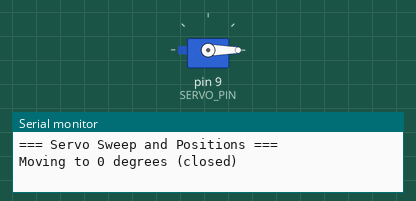
Recording of a sketch running on a simulated Arduino Uno, built with avr-gcc and run on an emulated ATmega328P. Shown: servo, the last lines printed to the serial monitor.

Above: at 0.55 s.
At 2.65 s:
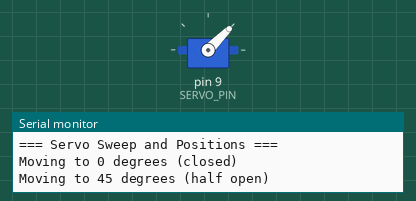
At 4.75 s:
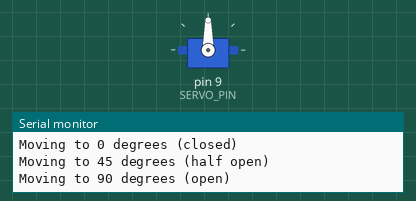
At 8.95 s:
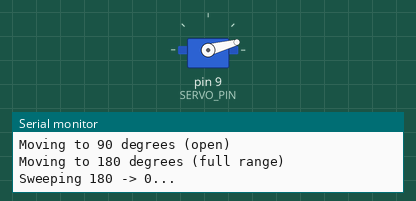
Timing chart, 0 to 14.3 s (numbered marks = the images above):
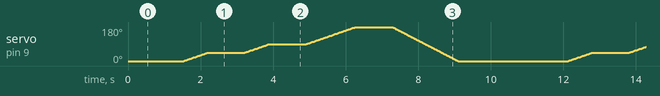

The sketch:

01_servo_sweep.ino
```cpp
// InnoBees STEM Lab - Servo Sweep and Positions
// SG90 Servo signal -> D9, Red -> 5V, Brown -> GND
// Demonstrates smooth sweep and specific positions

#include <Servo.h>

Servo myServo;
const int SERVO_PIN = 9;

void smoothMove(int targetAngle, int stepDelay) {
  int current = myServo.read();

  if (current < targetAngle) {
    for (int a = current; a <= targetAngle; a++) {
      myServo.write(a);
      delay(stepDelay);
    }
  } else {
    for (int a = current; a >= targetAngle; a--) {
      myServo.write(a);
      delay(stepDelay);
    }
  }
}

void setup() {
  myServo.attach(SERVO_PIN);
  Serial.begin(9600);
  Serial.println("=== Servo Sweep and Positions ===");
  myServo.write(0);
  delay(500);
}

void loop() {
  // Demonstrate specific positions
  Serial.println("Moving to 0 degrees (closed)");
  smoothMove(0, 15);
  delay(1000);

  Serial.println("Moving to 45 degrees (half open)");
  smoothMove(45, 15);
  delay(1000);

  Serial.println("Moving to 90 degrees (open)");
  smoothMove(90, 15);
  delay(1000);

  Serial.println("Moving to 180 degrees (full range)");
  smoothMove(180, 15);
  delay(1000);

  // Full sweep
  Serial.println("Sweeping 180 -> 0...");
  smoothMove(0, 10);
  delay(2000);
}
```
